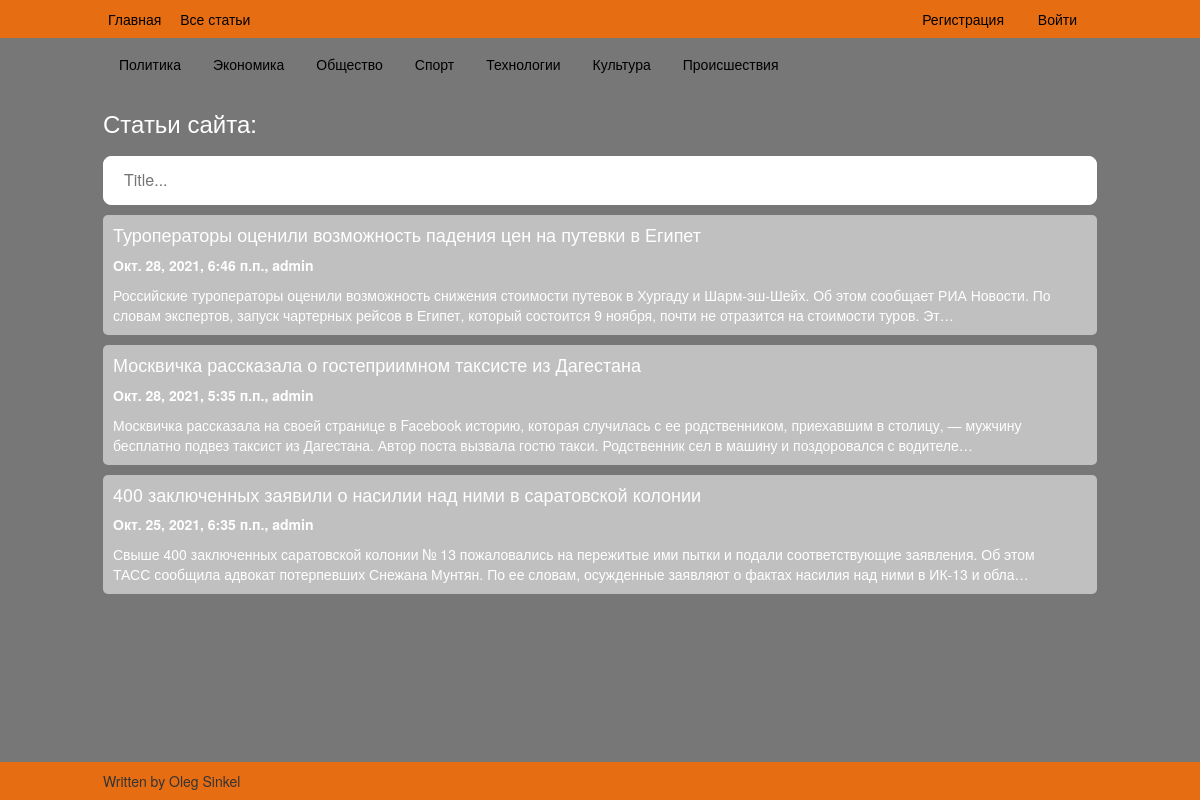
The app's page /articles/ with its own data.
### newnotes/models.py (models this page shows, shortened)
class Category(models.Model):
    name = models.CharField('название', max_length=50)
    includes_article = models.ManyToManyField(Article, through='ArticleCategoryRelation')

class Article(models.Model):
    article = models.ForeignKey(User, on_delete=models.CASCADE)
    title = models.CharField('тема', max_length=250)
    text = models.TextField('текст')
    date = models.DateTimeField('дата')
    readers = models.ManyToManyField(User, through='ArticleUserRelation', related_name='my_articles')
    class Meta:
        ordering = ['-id']

### newnotes/views.py (the view)
# urls.py: path('articles/', views.ArticleListView.as_view(), name='list_articles'),
class ArticleListView(ListView):
    def get(self, request, **kwargs):
        user = request.user
        is_admin = False
        if user.groups.filter(name='admin').count():
            is_admin = True
        article_list = Article.objects.all()
        current_page = Paginator(article_list, items_on_page)
        page = request.GET.get('page')
        try:
            page_articles = current_page.page(page)
        except:
            page_articles = current_page.page(1)
        data = json.dumps(list(Article.objects.values_list('id', 'title')))
        categories = Category.objects.all()
        return render(request, 'articles/list.html',
                      {'all_articles': page_articles, 'is_admin': is_admin, 'qs_json': data, 'categories': categories, })

### webnotes/templates/articles/list.html (shortened to what this page needs)
{% extends 'base.html' %}
{% block sidebar %}
	{% for category in categories %}
		<div class="item-sidebar">
			<a href="{% url 'newnotes:view_category' category.id%}">{{category.name}}</a>
		</div>
	{% endfor %}
{% endblock %}
{% block content %}
	<h3>Статьи сайта:</h3>
    <div id=search-box>
    	<input id="search" class="search-input" placeholder="Title...">
    </div>
	{% for article in all_articles %}
	<div class="item">
		<div class="item-base">
			<a href="{% url 'newnotes:view_article' article.id %}">
			<div>
				<h4>{{article.title|truncatechars:255}}</h4>
				<p><strong>{{article.date}}, {{article.article.username}}</strong></p>
				<p>{{article.text|truncatechars:255}}</p>
			</div>
		</a>
		</div>
	</div>
	{% endfor %}
	{% load bootstrap3 %}
{% endblock %}
{% block scripts %}
<link rel="stylesheet" href="https://unpkg.com/@trevoreyre/autocomplete-js/dist/style.css"/>
{% endblock %}

### webnotes/templates/base.html (shortened to what this page needs)
{% load static %}
<html>
<head>
  	<link rel="stylesheet" href="https://maxcdn.bootstrapcdn.com/bootstrap/3.3.7/css/bootstrap.min.css">
  	<link rel="stylesheet" type="text/css" href="{% static 'main/css/main.css' %}">
</head>
<body>
	<div id="wrap">
		<header>
			<div class="container">
				<a href="{% url 'newnotes:index' %}">Главная</a>
				<a href="{% url 'newnotes:list_articles' %}">Все статьи</a>
				<nav>
			  	<ul>
			 			{% if user.is_authenticated %}
			   			<li><a href="{% url 'newnotes:profile'%}?next={{request.path}}">Профиль - {{ user.get_username }}</a></li>
			   			<li><a href="{% url 'logout'%}?next={{request.path}}">Выйти</a></li>
			 			{% else %}
			 				<li><a href="{% url 'newnotes:register'%}?next={{request.path}}">Регистрация</a></li>
			   			<li><a href="{% url 'login'%}?next={{request.path}}">Войти</a></li>
			 			{% endif %}
					</ul>
				</nav>
			</div>
		</header>
		<main>
			<div class="sidebar">
				{% block sidebar %}{% endblock %}
			</div>
			<div class="container">
				{% block content %}{% endblock %}
			</div>
		</main>
	</div>
	<footer>
		<div class="container">
			Written by Oleg Sinkel
		</div>
	</footer>
{% block scripts %}
{% endblock %}
</body>
</html>

### webnotes/static/main/css/main.css (style rules this page uses)
body { height: 100%; background: #777; }
P { color: white; }
h1, h2, h3, h4, h5, h6 { color: white; }
.container { width: 100%; max-width: 1024px; margin-left: 15% auto; margin-right: 15% auto; padding: 0px 15px; }
.container:after, .row:after { content: ""; display: table; clear: both; }
#wrap { min-height: 100%; }
header { background: #E76D13; line-height: 38px; }
main { padding-bottom: 38px; }
footer { margin-top: -38px; background: #E76D13; line-height: 38px; }
header a { color: #000; padding: 0 10px; margin-left: -0.36em; text-decoration: none; }
nav { float: right; }
nav ul { margin: 0; padding: 0; list-style: none; }
nav li { display: inline-block; padding: 0 10px; margin-left: -0.36em; }
.item { background: #C0C0C0; border-radius: 5px; padding: 0 10px; margin-top: 1%; overflow: hidden; }
.item-base { width: 98%; float: left; }
.sidebar { margin: 0; margin-top: 10px; padding: 0; width: 130px; position: fixed; overflow: auto; }
.sidebar a { display: block; color: black; padding: 16px; text-decoration: none; }
@media screen and (max-width: 1280px) { .sidebar { width: 100%; max-width: 1024px; margin: 0px auto; padding: 0px 15px; height: auto; position: relative; } }
@media screen and (max-width: 1280px) { .sidebar a { float: left; } }
.search-input { width: 100%; padding: 12px 20px; border-radius: 8px; border: 1px solid white; font-size: 12pt; outline: none; text-decoration: none; }

### records on screen
Category: name "Политика"
Category: name "Экономика"
Category: name "Общество"
Category: name "Спорт"
Category: name "Технологии"
Category: name "Культура"
Category: name "Происшествия"
Article: title "Туроператоры оценили возможность падения цен на путевки в Египет", date "Окт. 28, 2021, 6:46 п.п.", article.username "admin", text "Российские туроператоры оценили возможность снижения стоимости путевок в Хургаду и Шарм-эш-Шейх. Об этом сообщает РИА Новости. По словам экспертов, запуск чартерных рейсов в Египет, который состоится 9 ноября, почти не отразится на стоимости туров. Эт…"
Article: title "Москвичка рассказала о гостеприимном таксисте из Дагестана", date "Окт. 28, 2021, 5:35 п.п.", article.username "admin", text "Москвичка рассказала на своей странице в Facebook историю, которая случилась с ее родственником, приехавшим в столицу, — мужчину бесплатно подвез таксист из Дагестана. Автор поста вызвала гостю такси. Родственник сел в машину и поздоровался с водителе…"
Article: title "400 заключенных заявили о насилии над ними в саратовской колонии", date "Окт. 25, 2021, 6:35 п.п.", article.username "admin", text "Свыше 400 заключенных саратовской колонии № 13 пожаловались на пережитые ими пытки и подали соответствующие заявления. Об этом ТАСС сообщила адвокат потерпевших Снежана Мунтян. По ее словам, осужденные заявляют о фактах насилия над ними в ИК-13 и обла…"
